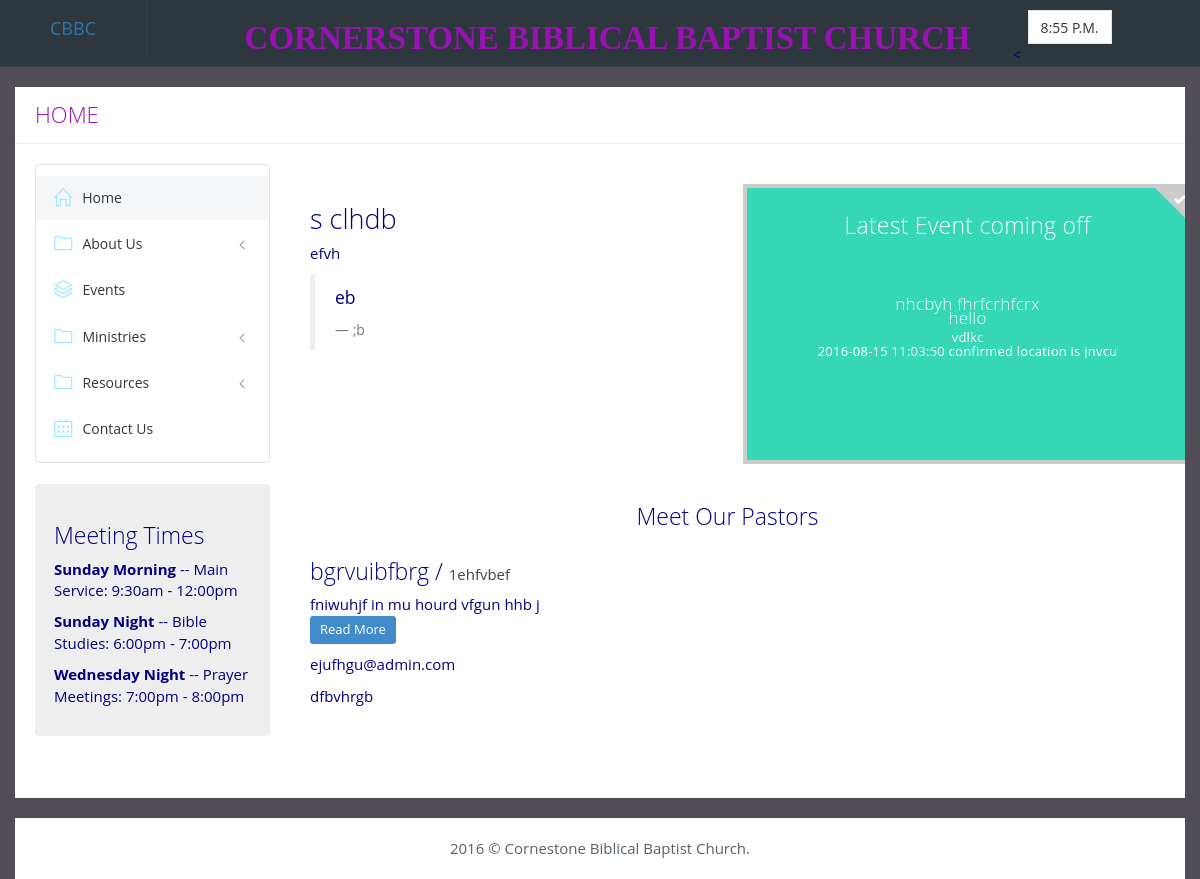
Before: / with the older database file.
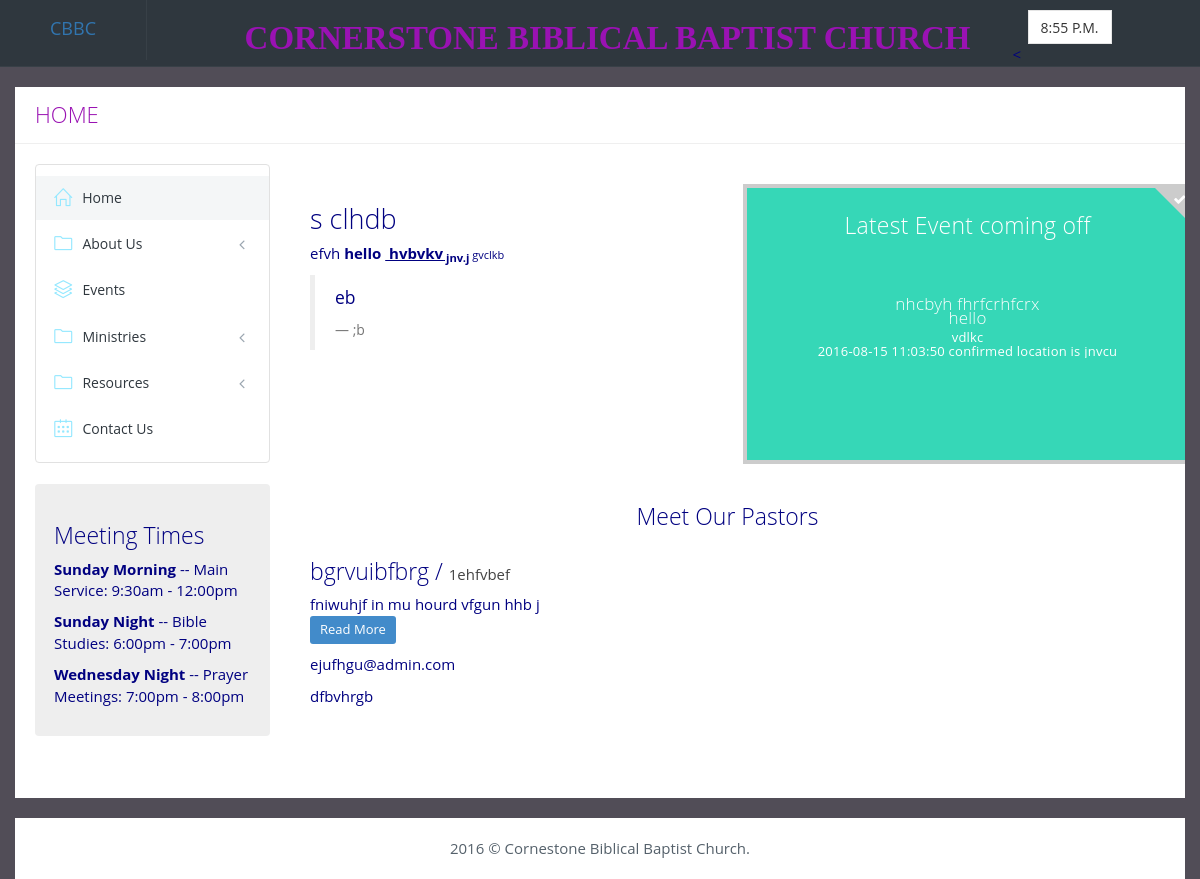
After: the same page with the newer database file.
### home/models.py (models this page shows, shortened)
class Welcome(models.Model):
	date_posted = models.DateTimeField(auto_now_add=True)
	title = models.CharField(max_length=100)
	content = models.TextField()
	pastor = models.CharField(max_length=100)
	note = models.TextField()

### home/views.py (the view)
# urls.py: 2. Add a URL to urlpatterns:  url(r'^$', views.home, name='home')
def home(request):
	details = Welcome.objects.order_by('-id')[:1]
	pastors = Pastor.objects.order_by('-id')[:3]
	events = Event.objects.order_by('-id')[:1]
	context = {
		'events' : events,
		'titles' : details,
		'pastors' : pastors,
		'title': 'Home',
	}
	return render(request, 'home.html', context)

### home/templates/home.html (shortened to what this page needs)
{% extends "base.html" %}
{% block content %}
<div class="portlet light">
          <div class="portlet-body">
            <div class="row margin-bottom-30">
            <div class="col-md-6">
            {% for item in titles %}
              <h2>{{ item.title | safe }}</h2>
                <p>
                {{ item.content | safe |truncatewords:100}}
                </p>
                <blockquote class="hero">
                  <p>
                     {{item.note|safe |truncatewords:100}}
                  </p>
                  <small>{{item.pastor|safe}}</small>
                </blockquote>
                {% endfor %}
              </div>
              <div class="col-md-6">
<div class="tiles">
<div class="tile double-down double selected bg-green-turquoise" style="width: 450px !important;">
          {% for item in events %}
          <div class="tile-body" style="text-align: center;">
          <h3 style="padding-top:20px;">Latest Event coming off</h3>
          <div style=" padding-top: 60px;">
            <h4>{{item.name | safe}}</h4>
            <p>
               {{item.theme | safe}}
            </p>
            <p>
               {{item.date | safe}} {{item.time | safe}} confirmed location is {{item.location | safe}}
            </p>
            </div>
          </div>
          {% endfor %}
        </div>
        </div>
        </div>
        </div>
  <div class="headline">
    <h3 class="text-center">Meet Our Pastors</h3>
 </div>
   <div class="row">
   {% for item in pastors %}
        <div class="col-md-4">
          <div class="meet-our-team">
            <h3>{{ item.name | safe }} / <small>{{ item.role }}</small></h3>
            <div class="team-info">
              <p>
                 {{ item.background | safe |truncatewords:100 }}
                 <button type="button" class="btn btn-primary btn-sm" data-toggle="modal" data-target="#myModal">
                  Read More
                </button>
              </p>
              <p>
                {{ item.email | safe}}
              </p>
              <p>
                {{ item.phone | safe}}
              </p>
            </div>
          </div>
        </div>
        {% endfor %}
        </div>
        </div></div>
  {% endblock %}

Changed rows visible on the page:
changed Welcome "s clhdb": content "efvh" → "efvh hello hvbvkv jnv.j gvclkb"
